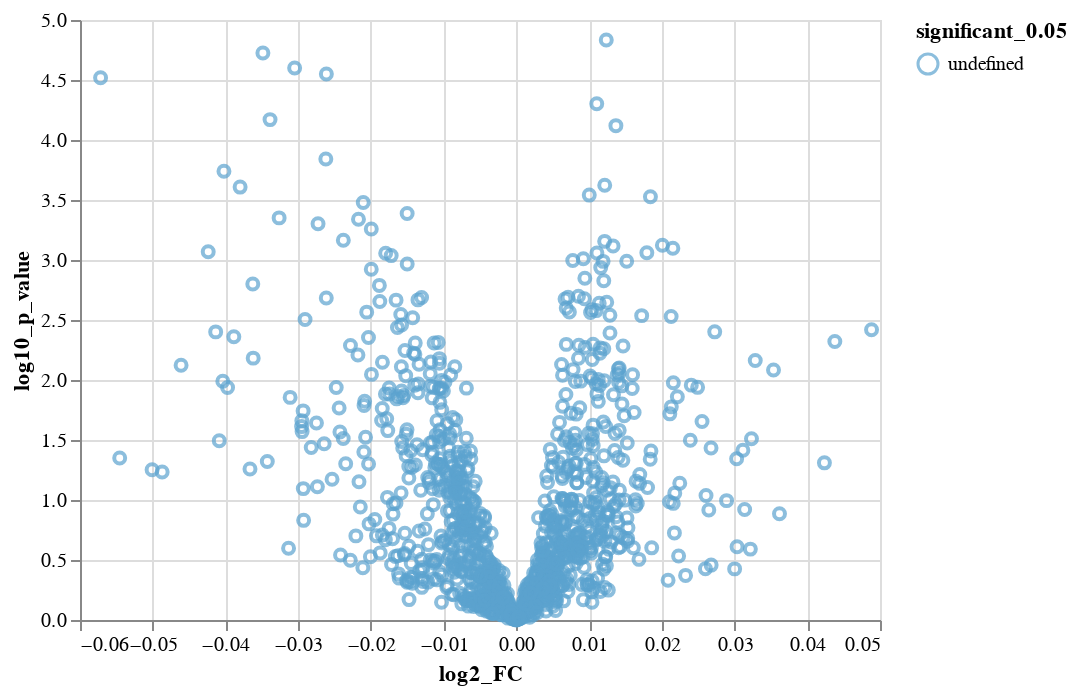

Notebook source saved alongside this figure:
### Code cell
altair.Chart(df_volcano_PD_MCI).mark_point().encode(
    x='log2_FC:Q',
    y='log10_p_value:Q',
    color='significant_0.05:O')

### Figure 1 — Vega-Lite specification as saved in the notebook (floating-point values rounded to 4 significant figures; data arrays with more than 128 entries replaced by an {"elided": "..."} marker saying what was removed)
{"config": {"view": {"continuousWidth": 400, "continuousHeight": 300}}, "data": {"name": "data-00a123cb03e68852a405ca8429e5fa46"}, "mark": "point", "encoding": {"color": {"field": "significant_0.05", "type": "ordinal"}, "x": {"field": "log2_FC", "type": "quantitative"}, "y": {"field": "log10_p_value", "type": "quantitative"}}, "$schema": "https://vega.github.io/schema/vega-lite/v4.17.0.json", "datasets": {"data-00a123cb03e68852a405ca8429e5fa46": {"elided": "1345 records"}}}
